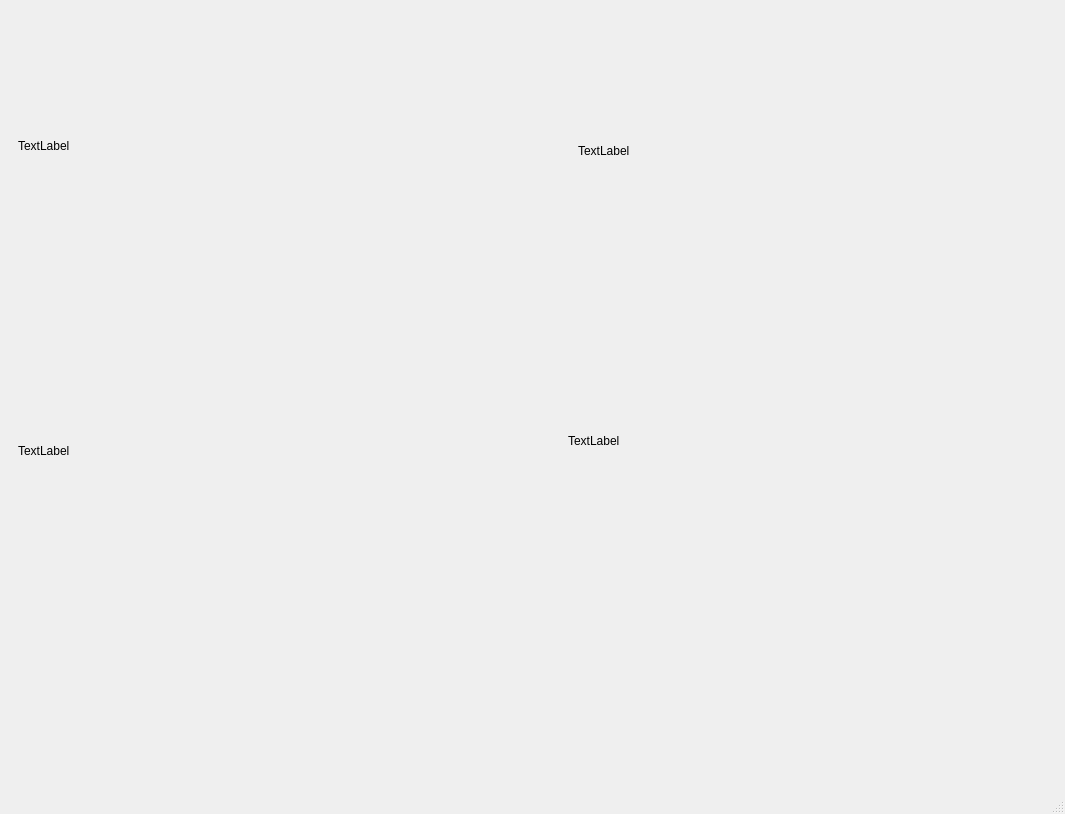
<?xml version="1.0" encoding="UTF-8"?>
<ui version="4.0">
 <class>MainWindow</class>
 <widget class="QMainWindow" name="MainWindow">
  <property name="geometry">
   <rect>
    <x>0</x>
    <y>0</y>
    <width>1065</width>
    <height>814</height>
   </rect>
  </property>
  <property name="windowTitle">
   <string>MainWindow</string>
  </property>
  <widget class="QWidget" name="centralwidget">
   <widget class="QLabel" name="label">
    <property name="geometry">
     <rect>
      <x>18</x>
      <y>15</y>
      <width>481</width>
      <height>261</height>
     </rect>
    </property>
    <property name="text">
     <string>TextLabel</string>
    </property>
   </widget>
   <widget class="QLabel" name="label_2">
    <property name="geometry">
     <rect>
      <x>578</x>
      <y>25</y>
      <width>451</width>
      <height>251</height>
     </rect>
    </property>
    <property name="text">
     <string>TextLabel</string>
    </property>
   </widget>
   <widget class="QLabel" name="label_3">
    <property name="geometry">
     <rect>
      <x>18</x>
      <y>335</y>
      <width>511</width>
      <height>231</height>
     </rect>
    </property>
    <property name="text">
     <string>TextLabel</string>
    </property>
   </widget>
   <widget class="QLabel" name="label_4">
    <property name="geometry">
     <rect>
      <x>568</x>
      <y>315</y>
      <width>441</width>
      <height>251</height>
     </rect>
    </property>
    <property name="text">
     <string>TextLabel</string>
    </property>
   </widget>
  </widget>
  <widget class="QMenuBar" name="menubar">
   <property name="geometry">
    <rect>
     <x>0</x>
     <y>0</y>
     <width>1065</width>
     <height>21</height>
    </rect>
   </property>
  </widget>
  <widget class="QStatusBar" name="statusbar"/>
 </widget>
 <resources/>
 <connections/>
</ui>
